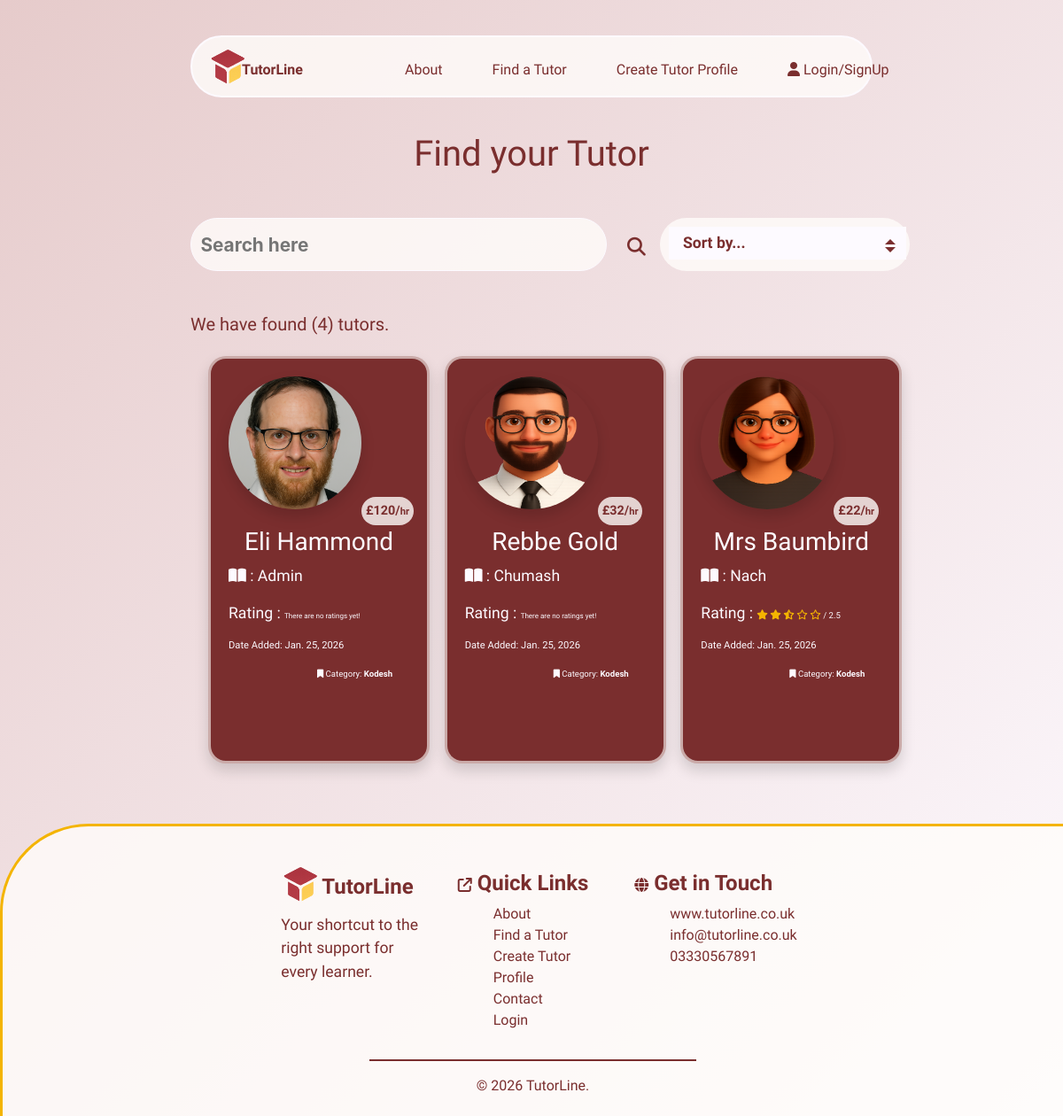
The page /tutors/ on the database its author committed.
### tutors/models.py (models this page shows, shortened)
class Tutors(models.Model):
    class Meta:
        verbose_name_plural = "Tutors"
    user = models.ForeignKey(User, on_delete=models.CASCADE, null=True, blank=True)
    name = models.CharField(max_length=254)
    location = models.ForeignKey('Location', null=True, blank=True,
                                 on_delete=models.SET_NULL)
    category = models.ForeignKey('Category', null=True, blank=True,
                                 on_delete=models.SET_NULL)
    date_added = models.DateField(auto_now=True)
    subject = models.CharField(max_length=254)
    price = models.IntegerField()
    active = models.BooleanField(default=True)
    description = models.TextField()
    email = models.EmailField()
    phone = models.CharField(max_length=14)
    rating = models.FloatField(default=0)
    image = models.ImageField(blank=True, null=True)
    is_male = models.BooleanField()
    color_1 = models.IntegerField(default=rand)
    color_2 = models.IntegerField(default=rand)
    color_3 = models.IntegerField(default=rand)

class Category(models.Model):
    class Meta:
        verbose_name_plural = "Categories"
    name = models.CharField(max_length=254)
    def __str__(self):
        return self.name

### tutors/views.py (the view)
# urls.py: path('tutors/', include('tutors.urls')),
def tutors(request):
    tutors = Tutors.objects.all()
    active_tutors = Tutors.objects.filter(active=True)
    expiry = date.today() - timedelta(days=3)
    gone = Tutors.objects.filter(date_added__lt=expiry)
    for g in gone:
        g
    if active_tutors.exists():
        tutors = active_tutors
    else:
        tutors = None
    query = None
    sort = request.GET.get('sort')
    if request.GET:
        if 'q' in request.GET:
            query = request.GET['q']
            queries = Q(name__icontains=query) | Q(subject__icontains=query) | Q(category__name__icontains=query) | Q(location__name__icontains=query)
            tutors = tutors.filter(queries)
    if sort == "price_low":
        tutors = tutors.order_by('price')
    elif sort == "price_high":
        tutors = tutors.order_by('-price')
    elif sort == "most_recent":
        tutors = tutors.order_by('-date_added')
    elif sort == "highest_rating":
        tutors = tutors.filter(rating__gt=0).order_by('-rating')
    context = {
                'tutors': tutors,
                'search': query,
                'expired': g
                }
    return render(request, 'tutors/tutors.html', context)

### messaging/contexts.py (called while the page is built)
def messaging(request):
    message = Message.objects.all()
    current_user = request.user.username
    my_messages = Message.objects.filter(send_to=current_user)
    unread_messages = my_messages.filter(read=False)
    message_count = len(my_messages)
    unread_count = len(unread_messages)
    context = {
        'message': message,
        'message_count': message_count,
        'unread_count': unread_count,
    }
    return context

### tutors/templates/tutors/tutors.html (shortened to what this page needs)
{% extends "base.html" %}
{% load static %}
{% block extracss%}
<link rel="stylesheet" href="{% static 'css/tutors.css' %}">
{% endblock %}
{% block content %}
    <h1>Find your Tutor</h1>
    <div class="container-fluid mt-5">
        <div class="row">
            <div class="col-1 col-md-2"></div>
            <div class="col-10 col-md-5">
                 <form action="{% url 'tutors' %}" method="GET">
                    <div class="search-bar">
                        <input type="text" class="search-input" name="q" placeholder="Search here">
                        <button class="btn" type="submit"><i class="fas fa-search"></i></button>
                    </div>
                 </form>
            </div>
            <div class="col-1 col-md-5">
                <form action="{% url 'tutors' %}" method="GET">
                    <div class="select-box">
                        <select name="sort" onchange="this.form.submit()">
                            <option value="">Sort by...</option>
                        </select>
                    </div>
                </form>
            </div>
        </div>
    </div>
    <section class="mt-5">
        <div class="container-fluid">
            <div class="row search-results">
                <div class="col-1 col-md-2"></div>
                <div class="col-11 col-md-4">
                    <h5>We have found ({{ tutors.count }}) tutor{% if tutors.count == 1 %}{% else %}s{% endif %}{% if search %}, for <strong>"{{ search }}"</strong>.{% else %}.
                        {% endif %}
                    </h5>
                </div>
                <div class="d-none d-md-block col-md-6"></div>
            </div>
            <div class="row mt-3">
                <div class="col-1 col-md-2"></div>
                <div class="col-10 col-md-8">
                    <div class="row">
                        {% for tutor in tutors %}
                        {% if tutor != expired %}
                        <div class="col-12 col-md-6 col-lg-4">
                            <a href="{% url 'tutor_details' tutor.id %}">
                                <div class="tutor-card shadow">
                                    {% if tutor.is_male == True %}
                                    {% if tutor.image %}
                                    <img src="{{ tutor.image.url }}" class="image shadow" alt="{{ tutor.name }}">
                                    {% else %}
                                    <img src="/media/placeholder_male2.png" class="image shadow" alt="{{ tutor.name }}">
                                    {% endif %}
                                    {% else %}
                                    <img src="/media/placeholder_female.png" class="image shadow" alt="{{ tutor.name }}">
                                    {% endif %}
                                    <p class="price-stamp">£{{ tutor.price }}/<span class="per-hr">hr</span></p>
                                    <div class="details">
                                        <h3>{{ tutor.name }}</h3>
                                        <p><i class="fa-solid fa-book-open"></i> : {{ tutor.subject }}</p>
                                        <p>
                                            Rating : {% if tutor.rating == 0 %}
                                            <span class="no-rating">There are no ratings yet!</span>
                                            {% else %}
                                            {% if tutor.rating == 5 %}
                                            <i class="fa-solid fa-star r-stars"></i>
                                            <i class="fa-solid fa-star r-stars"></i>
                                            <i class="fa-solid fa-star r-stars"></i>
                                            <i class="fa-solid fa-star r-stars"></i>
                                            <i class="fa-solid fa-star r-stars"></i>
                                            {% elif tutor.rating > 4 %}
                                            <i class="fa-solid fa-star r-stars"></i>
                                            <i class="fa-solid fa-star r-stars"></i>
                                            <i class="fa-solid fa-star r-stars"></i>
                                            <i class="fa-solid fa-star r-stars"></i>
                                            <i class="fa-solid fa-star-half-stroke r-stars"></i>
                                            {% elif tutor.rating == 4 %}
                                            <i class="fa-solid fa-star r-stars"></i>
                                            <i class="fa-solid fa-star r-stars"></i>
                                            <i class="fa-solid fa-star r-stars"></i>
                                            <i class="fa-solid fa-star r-stars"></i>
                                            <i class="fa-regular fa-star r-stars"></i>
                                            {% elif tutor.rating > 3 %}
                                            <i class="fa-solid fa-star r-stars"></i>
                                            <i class="fa-solid fa-star r-stars"></i>
                                            <i class="fa-solid fa-star r-stars"></i>
                                            <i class="fa-solid fa-star-half-stroke r-stars"></i>
                                            <i class="fa-regular fa-star r-stars"></i>
                                            {% elif tutor.rating == 3 %}
                                            <i class="fa-solid fa-star r-stars"></i>
                                            <i class="fa-solid fa-star r-stars"></i>
                                            <i class="fa-solid fa-star r-stars"></i>
                                            <i class="fa-regular fa-star r-stars"></i>
                                            <i class="fa-regular fa-star r-stars"></i>
                                            {% elif tutor.rating > 2 %}
                                            <i class="fa-solid fa-star r-stars"></i>
                                            <i class="fa-solid fa-star r-stars"></i>
                                            <i class="fa-solid fa-star-half-stroke r-stars"></i>
                                            <i class="fa-regular fa-star r-stars"></i>
                                            <i class="fa-regular fa-star r-stars"></i>
                                            {% elif tutor.rating == 2 %}
                                            <i class="fa-solid fa-star r-stars"></i>
                                            <i class="fa-solid fa-star r-stars"></i>
                                            <i class="fa-regular fa-star r-stars"></i>
                                            <i class="fa-regular fa-star r-stars"></i>
                                            <i class="fa-regular fa-star r-stars"></i>
                                            {% elif tutor.rating > 1 %}
                                            <i class="fa-solid fa-star r-stars"></i>
                                            <i class="fa-solid fa-star-half-stroke r-stars"></i>
                                            <i class="fa-regular fa-star r-stars"></i>
                                            <i class="fa-regular fa-star r-stars"></i>
                                            <i class="fa-regular fa-star r-stars"></i>
                                            {% else %}
                                            <i class="fa-solid fa-star r-stars"></i>
                                            <i class="fa-regular fa-star r-stars"></i>
                                            <i class="fa-regular fa-star r-stars"></i>
                                            <i class="fa-regular fa-star r-stars"></i>
                                            <i class="fa-regular fa-star r-stars"></i>
                                            {% endif %}
                                            <span class="rating-num"> / {{ tutor.rating|floatformat:1 }}</span>
                                            {% endif %}
                                        </p>
                                        <p class="date-tag">Date Added: {{ tutor.date_added }}</p>
                                        <p class="category-tag"><i class="fa-solid fa-bookmark"></i> Category: <strong>{{ tutor.category }}</strong></p>
                                    </div>
                                </div>
                            </a>
                        </div>
                        {% endif %}
                        {% endfor %}
                    </div>
                </div>
                <div class="col-1 col-md-2"></div>
            </div>
        </div>
    </section>
{% endblock %}

### static/css/base.css (style rules this page uses)
:root { --light-clr:#fdfaff; --opaque:rgba(122, 46, 46, 0.8); --comp-opaque:rgba(122, 46, 46, 0); --drk-clr:#7a2e2e; --ylw-clr:#F4B400; --ylw-opaque:rgba(244, 180, 0, 0.6); --light-opaque:rgba(255, 253, 250, 0.8); --light-opaque-1:rgba(255, 253, 250, 0.6); --light-opaque-2:rgba(255, 253, 250, 0.4); --main-font:"Schibsted Grotesk", sans-serif; }
a { text-decoration: none !important; color: inherit !important; outline: none !important; text-underline-offset: 10px; }
html body { background-image: linear-gradient(to bottom right, #e6cbcb, var(--light-clr)); }

### static/css/tutors.css (style rules this page uses)
h1 { text-align: center; font-family: var(--main-font); color:var(--drk-clr); margin-top: 40px; }
.search-bar { height:50px; width:100%; color:var(--drk-clr); font-weight: bold; font-size: 1.3rem; }
.search-bar .btn { color:var(--drk-clr); font-weight: bold; font-size: 1.3rem; position: relative; left:480px; bottom:60px; }
.search-input { border:solid 1px var(--light-clr); color:var(--drk-clr); font-weight: bold; border-radius: 40px; height: 60px; width:100%; display: block; margin-bottom: 0.5em; outline: none; box-shadow: none; padding: 0.5em; background-color: var(--light-opaque); }
.search-results { color:var(--drk-clr); font-family: var(--main-font); }
.select-box { display: inline-block; position: relative; margin-left: 30px; width:60%; vertical-align: middle; background-color: var(--light-opaque); border-radius: 40px; height:60px; }
.select-box select { margin-top: 10px; margin-left: 10px; width:95%; appearance: none; background-color: var(--light-clr); border:solid 1px var(--light-clr); padding-left: 15px; padding-right: 20px; font-size: 1.1rem; font-family: var(--main-font); font-weight: bold; line-height: 2; color: var(--drk-clr); cursor: pointer; }
.select-box::before, .select-box::after { --size: 0.3rem; position: absolute; content: ""; right: 1rem; pointer-events: none; }
.select-box::before { border-left: 6px solid transparent; border-right: 6px solid transparent; border-bottom: 6px solid var(--drk-clr); top: 40%; }
.select-box::after { border-left: 6px solid transparent; border-right: 6px solid transparent; border-top: 6px solid var(--drk-clr); top: 55%; }
.tutor-card { width:250px; height:460px; position: relative; z-index: 20; left:20px; background-color: var(--drk-clr); font-family: var(--main-font); padding:20px; border:solid 3px var(--light-opaque-1); border-radius: 20px; color:var(--light-clr); cursor: pointer; margin-bottom:20px; }
.image { display: flex; justify-content:center; width:150px; height:150px; border-radius: 50%; position: relative; }
.price-stamp { position:absolute; bottom:250px; left:170px; z-index: 10; padding:5px; font-size: 0.9rem; border-radius: 20px; font-weight: 700; background-color: var(--light-opaque); color:var(--drk-clr); }
.per-hr { font-size: 0.7rem; }
.details { position: relative; top:20px; }
h3 { text-align: center; }
p { font-size: 1.1rem; font-family: var(--main-font); }
.date-tag { font-size: 0.7rem; }
.no-rating { font-size: 0.5rem; }
.r-stars { font-size: 0.7rem; color:var(--ylw-clr); margin-right: -2px; }
.rating-num { font-size: 0.6rem; }
.category-tag { font-size: 0.6rem; position: relative; left:100px; }

### rows shown on the page
Tutors: image (picture), price "120", name "Eli Hammond", subject "Admin", rating "There are no ratings yet!", date_added "Jan. 25, 2026", category "Kodesh"
Tutors: is_male True (drawn), price "32", name "Rebbe Gold", subject "Chumash", rating "There are no ratings yet!", date_added "Jan. 25, 2026", category "Kodesh"
Tutors: is_male False (drawn), price "22", name "Mrs Baumbird", subject "Nach", rating "2.5", date_added "Jan. 25, 2026", category "Kodesh"

### other values the page prints
{{ tutors.count }} "4"
